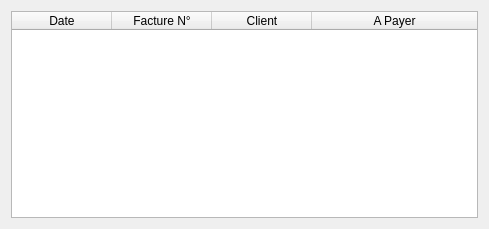
<?xml version="1.0" encoding="UTF-8"?>
<ui version="4.0">
 <class>AllImpayes</class>
 <widget class="QDialog" name="AllImpayes">
  <property name="geometry">
   <rect>
    <x>0</x>
    <y>0</y>
    <width>489</width>
    <height>229</height>
   </rect>
  </property>
  <property name="windowTitle">
   <string>Tous les clients avec des impayés</string>
  </property>
  <layout class="QVBoxLayout" name="verticalLayout">
   <item>
    <widget class="QTableWidget" name="table_impaye">
     <property name="alternatingRowColors">
      <bool>true</bool>
     </property>
     <property name="gridStyle">
      <enum>Qt::DashDotDotLine</enum>
     </property>
     <attribute name="horizontalHeaderStretchLastSection">
      <bool>true</bool>
     </attribute>
     <column>
      <property name="text">
       <string>Date</string>
      </property>
     </column>
     <column>
      <property name="text">
       <string>Facture N°</string>
      </property>
     </column>
     <column>
      <property name="text">
       <string>Client</string>
      </property>
     </column>
     <column>
      <property name="text">
       <string>A Payer</string>
      </property>
     </column>
    </widget>
   </item>
  </layout>
 </widget>
 <resources/>
 <connections/>
</ui>
